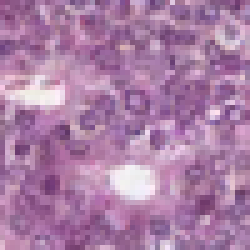
%> input picture cancerous_patch3_50x50_labelled/cancer/11_red_151_101.tiff, 50 x 50 px (shown 5 times larger); its folder holds only this picture in this run
$ octave image_pyramid.m   (GNU Octave 9; MATLAB toolbox functions it lacks are replaced by stand-ins)
%> lines starting %> are read from the running program, lines starting %| are printed output that depends on the picture
### src/load_data.m
function [ image_data, y_labels, filenames, imgx, imgy, numcolors ] = load_data( input_dir, resize_scale )
%> called with input_dir = '../cancerous_patch3_50x50_labelled/cancer/', resize_scale = 1
% LOAD_DATA loads the images from a given folder , vectorizes and returns them.
% image_data is a dims x num_images matrix. 'filenames' gives the respective
% file names of the image files as a cell array. 'y_labels' gives the
% labels (0 or 1) of the image files based on their names (red being
% 1/cancerous green being 0/non-cancerous). imgx, imgy give the dimensions
% of each image in the data. numcolors gives the number of colors in the
% image.
   image_files = dir(fullfile(input_dir,'*.tif*'));
   image_data = [];
   max_imgx=0;
   max_imgy=0;
   y_labels = [];
   filenames = {};
   k = 1;
   for i=1:length(image_files)
       filename = image_files(i).name;
       if strcmp(filename,'.')~=1 && strcmp(filename,'..')~=1
           filenames{k} = filename;
           k=k+1;
           [s, e] = regexp(filename,'red');
           suffix = filename(s:e);
           if strcmp(suffix,'red')==1
               y_labels = [y_labels; 1];
           else
               y_labels = [y_labels; 0];
           end
           filepath = strcat(input_dir,image_files(i).name);
           image = imread(filepath);
%> image is the input picture: size 50x50x3 uint8; mean R, G, B 170.5, 126.3, 166.2
           [img_x, img_y, numcolors] = size(image);
%> img_x = 50; img_y = 50; numcolors = 3
           max_imgx = max(max_imgx,img_x);
%> max_imgx = 50
           max_imgy = max(max_imgy,img_y);
%> max_imgy = 50
       end
   end
   % pad the images to make them all the same size
   for i=1:length(image_files)
       if strcmp(image_files(i).name,'.')~=1 && strcmp(image_files(i).name,'..')~=1
           filepath = strcat(input_dir,image_files(i).name);
           image = imread(filepath);
           [img_x,img_y,numcolors] = size(image);
           padded_image = [];
           x_diff = max_imgx-img_x;
%> x_diff = 0
           y_diff = max_imgy-img_y;
%> y_diff = 0
           % what padval to chose (must be the same color as boundary
           % region, or different for each color component). Right now
           % values hardcoded from that found in the sample background
           % image
           padvals = [242,243,244];
           for j=1:3
               color_image = image(:,:,j);
               padding_x = floor(x_diff/2);
               padding_y = floor(y_diff/2);
               if mod(x_diff,2)==0
                   color_image = padarray(color_image,[padding_x,0],padvals(j),'both');
               else
                   color_image = padarray(color_image,[padding_x+1,0],padvals(j),'pre');
                   color_image = padarray(color_image,[padding_x,0],padvals(j),'post');
               end
               if mod(y_diff,2)==0
                   color_image = padarray(color_image,[0,padding_y],padvals(j),'both');
               else
                   color_image = padarray(color_image,[0,padding_y],padvals(j),'pre');
                   color_image = padarray(color_image,[0,padding_y+1],padvals(j),'post');
               end
               padded_image = cat(3,padded_image,color_image);
           end
%> this loop made 3 passes
%> pass 1, in load_data, `color_image = image(:,:,j);`:
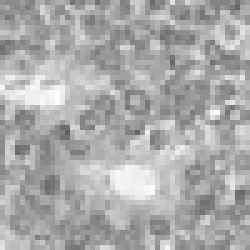
%> color_image: size 50x50 uint8 (shown 5 times larger); min 96, max 254, mean 170.5
%> pass 2, in load_data, `color_image = image(:,:,j);`:
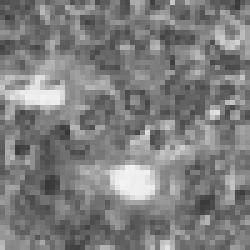
%> color_image: size 50x50 uint8 (shown 5 times larger); min 55, max 242, mean 126.3
           scaled_image = imresize(padded_image,resize_scale);
           [imgx, imgy, numcolors] = size(scaled_image);
%> imgx = 50; imgy = 50
           scaled_image = im2double(scaled_image);
           padded_image = reshape(scaled_image,imgx*imgy*numcolors,1);
%> padded_image = 7500 values, max 0.996 at index 1538, min 0.216 at index 3177, mean 0.605
           image_data = cat(2,image_data,padded_image);
%> image_data has the same summary as padded_image
       end
   end

end

### src/gaussian_pyramid.m
function [ output_image_data, img_outx, img_outy ] = gaussian_pyramid( image_data, img_x, img_y, numcolors, level )
% creates a gaussian subsampled representation of the image in the gaussian
% pyramid subsampled l levels from the original image
    output_image_data = [];
    [~,numimages] = size(image_data);
    for i=1:numimages
        image = image_data(:,i);
        image = reshape(image,img_x,img_y,numcolors);
        for j=1:level
            image = impyramid(image,'reduce');
        end
        [img_outx, img_outy, ~] = size(image);
        image = reshape(image,img_outx*img_outy*numcolors,1);
        output_image_data = cat(2,output_image_data,image);
    end
end

### src/image_pyramid.m
% creates subsampled image patches using gaussian image pyramid subsampling
% technique

% load the entire patch data
[image_data,y_labels,filenames, img_x, img_y, numcolors] = load_data('../cancerous_patch3_50x50_labelled/cancer/',1);
%> image_data has the same summary as padded_image in load_data; y_labels = 1; filenames = {'11_red_151_101.tiff'}; img_x = 50; img_y = 50; numcolors = 3
% create reduced gaussian pyramid of the patch data (two levels reduced)
[image_data, sub_img_x, sub_img_y] = gaussian_pyramid(image_data,img_x, img_y, numcolors, 1);
%> after the loop in gaussian_pyramid, `for i=1:numimages`: output_image_data = 1875 values, max 0.946 at index 1594, min 0.282 at index 769, mean 0.604
%> image_data has the same summary as output_image_data in gaussian_pyramid; sub_img_x = 25; sub_img_y = 25
% write out the patches

basedirname = '../level1_gaussian_subsampled_patch3_13x13_labelled/cancer/';
mkdir(basedirname);
[~,numimages] = size(image_data);
%> numimages = 1
for i=1:numimages
    filename = strcat(basedirname,filenames{i});
    image = reshape(image_data(:,i),sub_img_x,sub_img_y,numcolors);
    imwrite(image,filename);
end
%> this loop made 1 pass
%> pass 1, `image = reshape(image_data(:,i),sub_img_x,sub_img_y,numcolors);`:
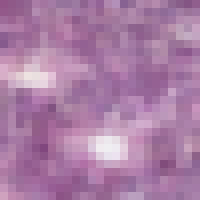
%> image: size 25x25x3 double (shown 8 times larger); mean R, G, B 0.668, 0.494, 0.651

$ run again, on cancerous_patch3_50x50_labelled/cancer/3_red_101_51.tiff
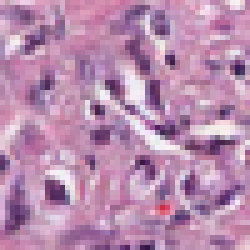
%> input picture cancerous_patch3_50x50_labelled/cancer/3_red_101_51.tiff, 50 x 50 px (shown 5 times larger)
%> in load_data, image is the input picture: size 50x50x3 uint8; mean R, G, B 184.2, 139.5, 174.4
%> the loop in load_data, `for j=1:3` made 3 passes
%> pass 3, in load_data, `color_image = image(:,:,j);`:
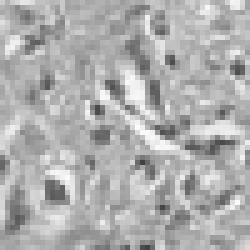
%> color_image: size 50x50 uint8 (shown 5 times larger); min 65, max 252, mean 174.4
%> padded_image = 7500 values, max 0.988 at index 1680, min 0.0784 at index 4000, mean 0.651
%> in load_data, `image_data = cat(2,image_data,padded_image);`: image_data has the same summary as padded_image
%> `[image_data,y_labels,filenames, img_x, img_y, numcolors] = load_data('..`: image_data has the same summary as padded_image in load_data; y_labels = 1; filenames = {'3_red_101_51.tiff'}; img_x = 50; numcolors = 3
%> after the loop in gaussian_pyramid, `for i=1:numimages`: output_image_data = 1875 values, max 0.907 at index 335, min 0.257 at index 770, mean 0.652
%> `[image_data, sub_img_x, sub_img_y] = gaussian_pyramid(image_data,img_x..`: image_data has the same summary as output_image_data in gaussian_pyramid; sub_img_x = 25
%> the loop `for i=1:numimages` made 1 pass
%> pass 1, `image = reshape(image_data(:,i),sub_img_x,sub_img_y,numcolors);`:
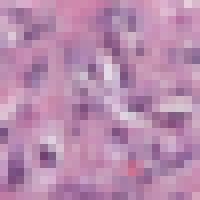
%> image: size 25x25x3 double (shown 8 times larger); mean R, G, B 0.724, 0.549, 0.685

$ run again, on cancerous_patch3_50x50_labelled/cancer/3_red_301_151.tiff
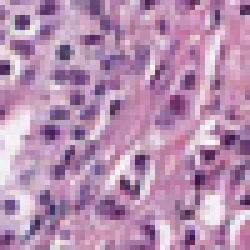
%> input picture cancerous_patch3_50x50_labelled/cancer/3_red_301_151.tiff, 50 x 50 px (shown 5 times larger)
%> in load_data, image is the input picture: size 50x50x3 uint8; mean R, G, B 181.9, 142.6, 175.9
%> the loop in load_data, `for j=1:3` made 3 passes
%> pass 3, in load_data, `color_image = image(:,:,j);`:
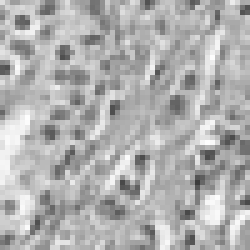
%> color_image: size 50x50 uint8 (shown 5 times larger); min 61, max 253, mean 175.9
%> padded_image = 7500 values, max 0.996 at index 2190, min 0.0667 at index 4487, mean 0.654
%> in load_data, `image_data = cat(2,image_data,padded_image);`: image_data has the same summary as padded_image
%> `[image_data,y_labels,filenames, img_x, img_y, numcolors] = load_data('..`: image_data has the same summary as padded_image in load_data; y_labels = 1; filenames = {'3_red_301_151.tiff'}; img_x = 50; numcolors = 3
%> after the loop in gaussian_pyramid, `for i=1:numimages`: output_image_data = 1875 values, max 0.945 at index 1267, min 0.288 at index 1144, mean 0.655
%> `[image_data, sub_img_x, sub_img_y] = gaussian_pyramid(image_data,img_x..`: image_data has the same summary as output_image_data in gaussian_pyramid; sub_img_x = 25
%> the loop `for i=1:numimages` made 1 pass
%> pass 1, `image = reshape(image_data(:,i),sub_img_x,sub_img_y,numcolors);`:
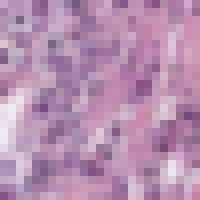
%> image: size 25x25x3 double (shown 8 times larger); mean R, G, B 0.713, 0.56, 0.69

$ run again, on cancerous_patch3_50x50_labelled/cancer/4_red_151_1.tiff
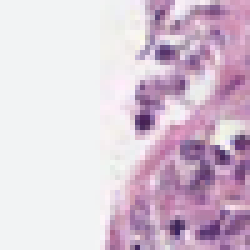
%> input picture cancerous_patch3_50x50_labelled/cancer/4_red_151_1.tiff, 50 x 50 px (shown 5 times larger)
%> in load_data, image is the input picture: size 50x50x3 uint8; mean R, G, B 216.5, 198.8, 214.1
%> the loop in load_data, `for j=1:3` made 3 passes
%> pass 3, in load_data, `color_image = image(:,:,j);`:
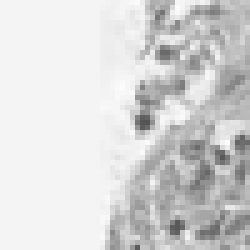
%> color_image: size 50x50 uint8 (shown 5 times larger); min 84, max 252, mean 214.1
%> padded_image = 7500 values, max 1 at index 1217, min 0.129 at index 3925, mean 0.823
%> in load_data, `image_data = cat(2,image_data,padded_image);`: image_data has the same summary as padded_image
%> `[image_data,y_labels,filenames, img_x, img_y, numcolors] = load_data('..`: image_data has the same summary as padded_image in load_data; y_labels = 1; filenames = {'4_red_151_1.tiff'}; img_x = 50; numcolors = 3
%> after the loop in gaussian_pyramid, `for i=1:numimages`: output_image_data = 1875 values, max 0.982 at index 309, min 0.297 at index 988, mean 0.827
%> `[image_data, sub_img_x, sub_img_y] = gaussian_pyramid(image_data,img_x..`: image_data has the same summary as output_image_data in gaussian_pyramid; sub_img_x = 25
%> the loop `for i=1:numimages` made 1 pass
%> pass 1, `image = reshape(image_data(:,i),sub_img_x,sub_img_y,numcolors);`:
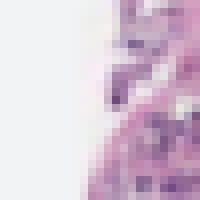
%> image: size 25x25x3 double (shown 8 times larger); mean R, G, B 0.852, 0.785, 0.843

$ run again, on cancerous_patch3_50x50_labelled/cancer/11_red_151_301.tiff
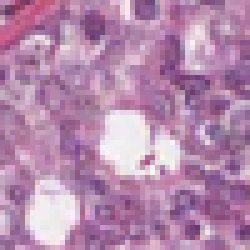
%> input picture cancerous_patch3_50x50_labelled/cancer/11_red_151_301.tiff, 50 x 50 px (shown 5 times larger)
%> in load_data, image is the input picture: size 50x50x3 uint8; mean R, G, B 180.4, 137.1, 172.5
%> the loop in load_data, `for j=1:3` made 3 passes
%> pass 3, in load_data, `color_image = image(:,:,j);`:
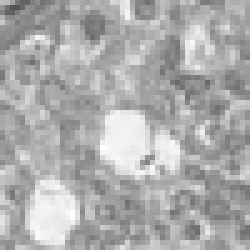
%> color_image: size 50x50 uint8 (shown 5 times larger); min 84, max 255, mean 172.5
%> padded_image = 7500 values, max 1 at index 1251, min 0.212 at index 2652, mean 0.641
%> in load_data, `image_data = cat(2,image_data,padded_image);`: image_data has the same summary as padded_image
%> `[image_data,y_labels,filenames, img_x, img_y, numcolors] = load_data('..`: image_data has the same summary as padded_image in load_data; y_labels = 1; filenames = {'11_red_151_301.tiff'}; img_x = 50; numcolors = 3
%> after the loop in gaussian_pyramid, `for i=1:numimages`: output_image_data = 1875 values, max 0.958 at index 291, min 0.281 at index 676, mean 0.641
%> `[image_data, sub_img_x, sub_img_y] = gaussian_pyramid(image_data,img_x..`: image_data has the same summary as output_image_data in gaussian_pyramid; sub_img_x = 25
%> the loop `for i=1:numimages` made 1 pass
%> pass 1, `image = reshape(image_data(:,i),sub_img_x,sub_img_y,numcolors);`:
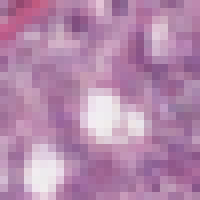
%> image: size 25x25x3 double (shown 8 times larger); mean R, G, B 0.708, 0.538, 0.676
